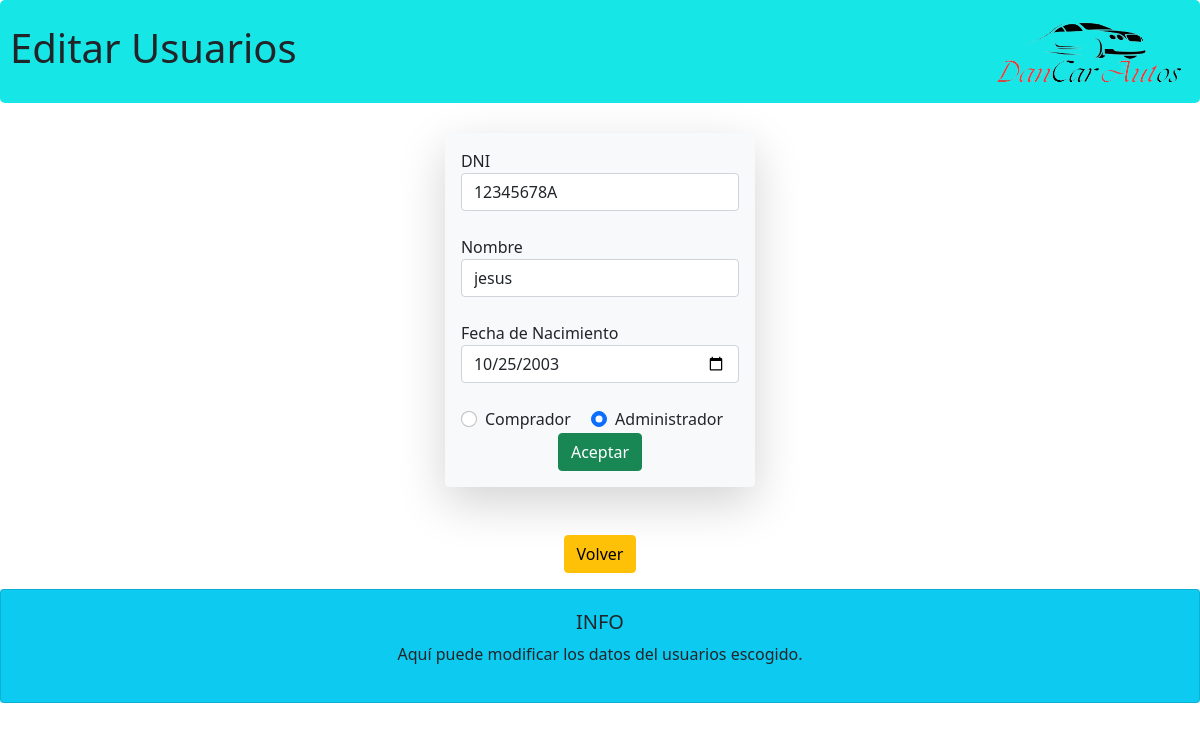
The page /usuarios.php?id=43 on the database its author committed.
### tables this page shows
CREATE TABLE `usuarios` (
  `ID_usu` int(11) NOT NULL,
  `Rol` int(11) NOT NULL,
  `Nombre` varchar(100) NOT NULL,
  `fecha_nac` date NOT NULL,
  `contraseña` varchar(100) DEFAULT NULL,
  `dni` varchar(100) DEFAULT NULL
);

### usuarios.php (the view, shortened to what this page needs)
<!DOCTYPE html>
<html lang="en">
<head>
    <link href="https://cdn.jsdelivr.net/npm/bootstrap@5.1.3/dist/css/bootstrap.min.css" rel="stylesheet">
    <link rel="stylesheet" href="css/estilos.css">
</head>
<body>
    <header>
        <h1>Editar Usuarios</h1>
        <img src="img/logo2.png" class="logo">
    </header>
    <?php
    require "conexion.php";
    if(!isset($_GET['id'])){
        $sql="SELECT * FROM usuarios";
        $resultado=$mysqli->query($sql);
        ?>
        <div class="container">
            <table>
                <thead>
                    <tr class="bg-dark">
                        <th style="color:white; padding:10px;">DNI</th>
                        <th style="color:white; padding:10px;">Nombre</th>
                        <th style="color:white; padding:10px;">Fecha de Nacimiento</th>
                        <th style="color:white; padding:10px;">Tipo de Usuario</th>
                    </tr>
                </thead>
                <tbody>
                    <?php
                        while($fila = $resultado->fetch_assoc()){
                            $rol=$fila["Rol"];
                            echo "<tr>";
                            echo "<td class='bg-light border-bottom' style='padding:10px;'>$fila[dni]</td>";
                            echo "<td class='bg-light border-bottom' style='padding:10px;'>$fila[Nombre]</td>";
                            echo "<td class='bg-light border-bottom' style='padding:10px;'>$fila[fecha_nac]</td>";
                            if($rol>0){
                                echo "<td class='bg-light border-bottom' style='padding:10px;'>Administrador</td>";
                            } else {
                                echo "<td class='bg-light border-bottom' style='padding:10px;'>Standard(comprador)</td>";
                            }
                            ?>
                            <td><a href="usuarios.php?id=<?php echo $fila['ID_usu'];?>" class="btn btn-primary">Editar usuario</a></td>
                            <?php
                            echo "</tr>";
                        }
                    ?>
                </tbody>
            </table>
            <p><a href="admin.html" class="btn btn-warning">Volver</a></p>
        </div>
        <footer class="card fixed-bottom text-center bg-info">
            <h5>INFO</h5>
            <p>Aquí puede ver los datos de los usuarios registrados y acceder a editarlos.</p>
        </footer>
        <?php
    } else {
        $idusu=$_GET['id'];
        $sql1="SELECT * FROM usuarios WHERE ID_usu='$idusu'";
        $resultado1=$mysqli->query($sql1);
        while($fila1 = $resultado1->fetch_assoc()){
            $dni=$fila1["dni"];
            $fecha_nac=$fila1["fecha_nac"];
            $nombre=$fila1["Nombre"];
            $rol=$fila1["Rol"];
        }
        ?>
        <div class="container">
            <form action="usuarios2.php" method="post" class="shadow-lg p-3 mb-5 bg-light rounded">
                <label for="dni_m">DNI </label>
                <input type="text" name="dni_m" id="dni_m" class="form-control" value="<?php echo $dni;?>">
                <br>
                <label for="nombre">Nombre </label>
                <input type="text" name="nombre_m" id="nombre_m" class="form-control" value="<?php echo $nombre;?>">
                <br>
                <label for="fecha">Fecha de Nacimiento </label>
                <input type="date" name="m_fecha" id="m_fecha" class="form-control" value="<?php echo $fecha_nac;?>">
                <br>
                <?php
                if($rol>0){
                    ?>
                    <div class="form-check form-check-inline">
                        <input type="radio" name="rol_m" value="0" class="form-check-input">Comprador
                    </div>
                    <div class="form-check form-check-inline">
                        <input type="radio" name="rol_m" value="1" class="form-check-input" checked> Administrador
                    </div>
                    <?php
                }
                ?>
                <br>
                <div class="d-flex justify-content-center">
                    <input type="submit" value="Aceptar" class="btn btn-success">
                </div>
            </form>
            <p><a href="usuarios.php" class="btn btn-warning">Volver</a></p>
        </div>
        <footer class="card text-center bg-info">
            <h5>INFO</h5>
            <p>Aquí puede modificar los datos del usuarios escogido.</p>
        </footer>
        <?php
    }
    ?>
</body>
</html>

### css/estilos.css (style rules this page uses)
body { font-family:'Segoe UI', Tahoma, Geneva, Verdana, sans-serif; background-image: url('../img/fondo.jpg'); background-size: cover; max-width:100%; }
header { background-color:rgb(23, 230, 230); display: flex; justify-content: space-between; padding: 10px; flex-direction: row; align-items: center; border-radius: 5px; }
.logo { max-width:200px; }
.container { display: flex; flex-direction: column; justify-content: center; align-items: center; margin-top: 30px; }
footer { padding:20px; background-color:rgb(23, 230, 230); }

### rows shown on the page
usuarios: dni_m "12345678A", nombre_m "jesus", m_fecha "10/25/2003"
